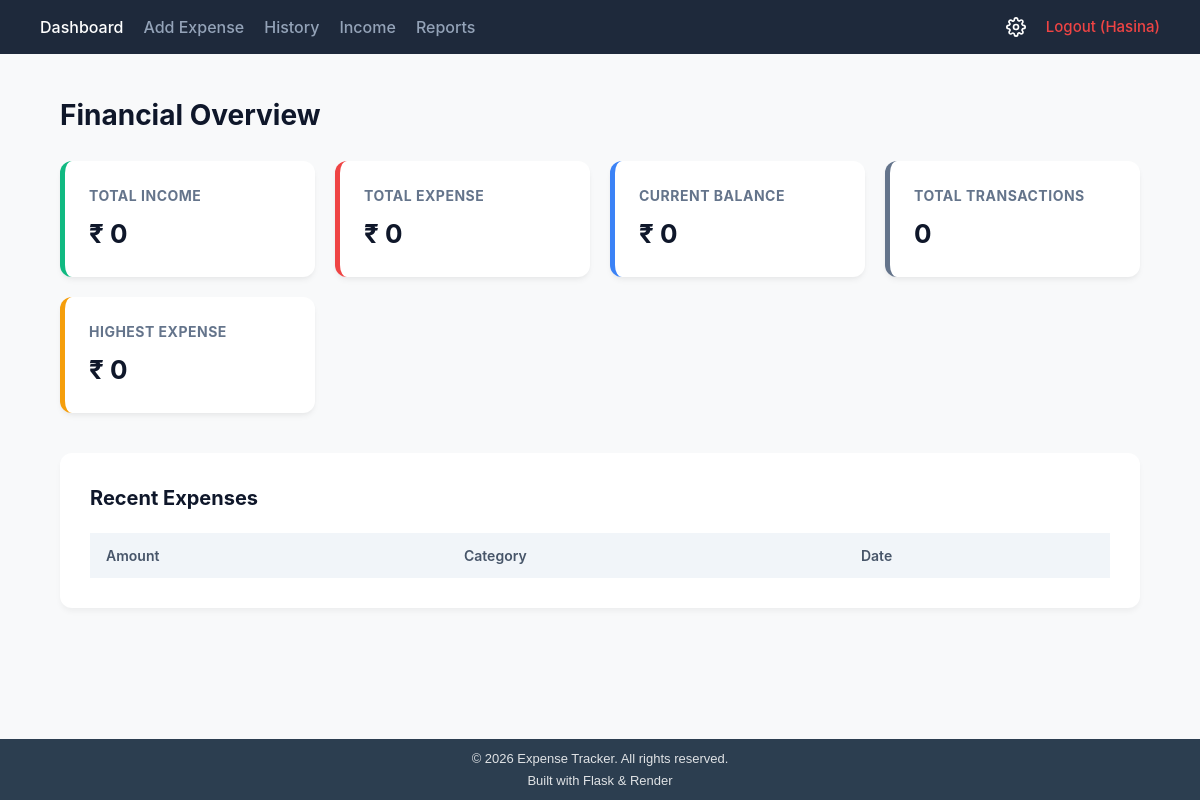
The page /dashboard (signed in) on the database as committed earlier.
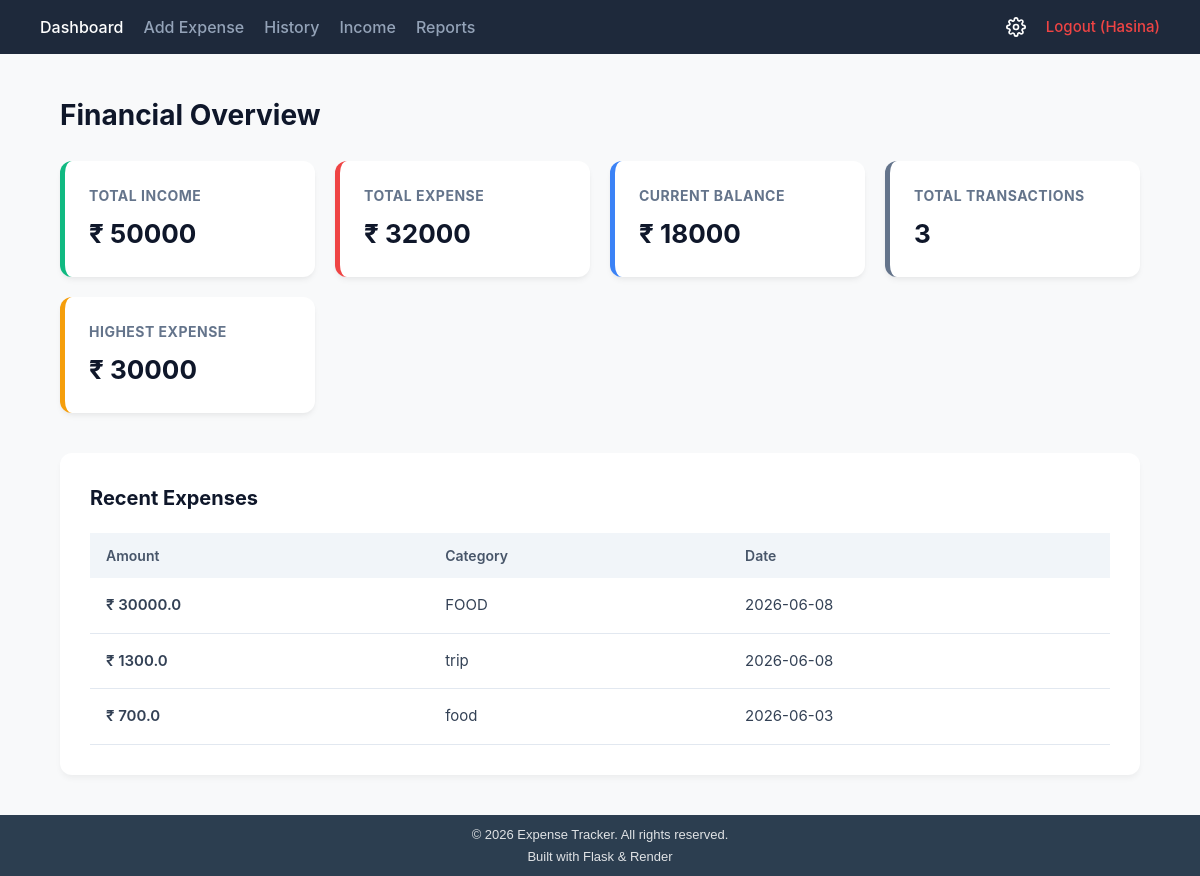
The same page on the database as committed later.
### tables this page shows
CREATE TABLE expenses (
            id INTEGER PRIMARY KEY AUTOINCREMENT,
            amount REAL NOT NULL,
            category TEXT NOT NULL,
            date TEXT NOT NULL,
            user_id INTEGER,
            FOREIGN KEY(user_id) REFERENCES users(id)
        );

### app.py (the view)
@app.route('/dashboard')
def dashboard():
    if 'user_id' not in session:
        return redirect(url_for('login'))
    current_user_id = session['user_id']
    conn = sqlite3.connect(DB_PATH)
    cursor = conn.cursor()
    cursor.execute("SELECT * FROM expenses WHERE user_id = ?", (current_user_id,))
    expenses = cursor.fetchall()
    transaction_count = len(expenses)
    cursor.execute("SELECT SUM(CAST(amount AS INTEGER)) FROM expenses WHERE user_id = ?", (current_user_id,))
    total = cursor.fetchone()[0] or 0
    cursor.execute("SELECT SUM(CAST(amount AS INTEGER)) FROM income WHERE user_id = ?", (current_user_id,))
    total_income = cursor.fetchone()[0] or 0
    balance = total_income - total
    cursor.execute("""
        SELECT amount, category, date
        FROM expenses
        WHERE user_id = ?
        ORDER BY id DESC
        LIMIT 5
    """, (current_user_id,))
    recent_expenses = cursor.fetchall()
    cursor.execute("SELECT MAX(CAST(amount AS INTEGER)) FROM expenses WHERE user_id = ?", (current_user_id,))
    highest_expense = cursor.fetchone()[0] or 0
    conn.close()
    return render_template(
        'index.html',
        total=total,
        total_income=total_income,
        balance=balance,
        transaction_count=transaction_count,
        recent_expenses=recent_expenses,
        highest_expense=highest_expense
    )

### templates/index.html (shortened to what this page needs)
<!DOCTYPE html>
<html lang="en">
<head>
    <link rel="stylesheet" href="{{ url_for('static', filename='style.css') }}">
</head>
<body>
<div class="page-wrapper">
    <div class="navbar">
        <a href="/" class="active">Dashboard</a>
        <a href="/add">Add Expense</a>
        <a href="/history">History</a>
        <a href="/income">Income</a>
        <a href="/reports">Reports</a>
        <div style="margin-left: auto; display: flex; align-items: center; gap: 20px;">
            <a href="/settings" title="Settings" style="display: flex; align-items: center; text-decoration: none;">
            </a>
            <a href="/logout" style="color: #ef4444; font-size: 15px; text-decoration: none;">Logout ({{ session['username'] }})</a>
        </div>
    </div>
    <div class="dashboard-container">
        <h1 class="page-title">Financial Overview</h1>
        <div class="metrics-grid">
            <div class="metric-card income">
                <h3>Total Income</h3>
                <h2>₹ {{ total_income }}</h2>
            </div>
            <div class="metric-card expense">
                <h3>Total Expense</h3>
                <h2>₹ {{ total }}</h2>
            </div>
            <div class="metric-card balance">
                <h3>Current Balance</h3>
                <h2>₹ {{ balance }}</h2>
            </div>
            <div class="metric-card neutral">
                <h3>Total Transactions</h3>
                <h2>{{ transaction_count }}</h2>
            </div>
            <div class="metric-card warning">
                <h3>Highest Expense</h3>
                <h2>₹ {{ highest_expense }}</h2>
            </div>
        </div>
        <div class="table-section">
            <h2>Recent Expenses</h2>
            <table class="custom-table">
                <thead>
                    <tr>
                        <th>Amount</th>
                        <th>Category</th>
                        <th>Date</th>
                    </tr>
                </thead>
                <tbody>
                    {% for expense in recent_expenses %}
                    <tr>
                        <td class="text-danger">₹ {{ expense[0] }}</td>
                        <td>{{ expense[1] }}</td>
                        <td>{{ expense[2] }}</td>
                    </tr>
                    {% endfor %}
                </tbody>
            </table>
        </div>
    </div>
</div>
{% include 'footer.html' %}
</body>
</html>

Rows that differ between the two databases and show on the page:
added expenses: amount "30000.0", category "FOOD", date "2026-06-08"
added expenses: amount "1300.0", category "trip", date "2026-06-08"
added expenses: amount "700.0", category "food", date "2026-06-03"
Other text that changed with them:
{{ total_income }}: "0" → "50000"
{{ total }}: "0" → "32000"
{{ balance }}: "0" → "18000"
{{ transaction_count }}: "0" → "3"
{{ highest_expense }}: "0" → "30000"
